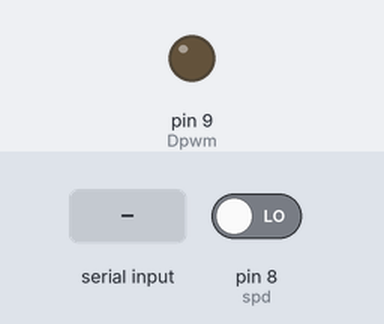
Simulated run of this sketch. Board: Arduino Uno, built with avr-gcc and run on an emulated ATmega328P. On the bench: output pins drawn as LEDs (lit = HIGH). The inputs (shaded band) are chosen by the test bench; at power-on: pin 8 (spd) LOW. What the sketch prints to the serial monitor is not drawn.

Above: at 15.7 s.
15.8 s: byte 30 received over Serial
At 17.0 s:
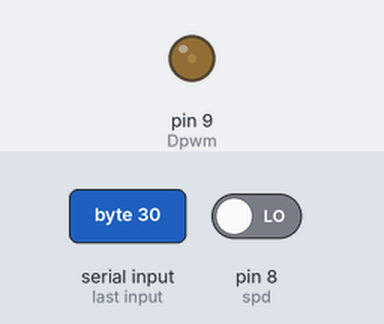
17.3 s: byte 90 received over Serial
At 18.3 s:
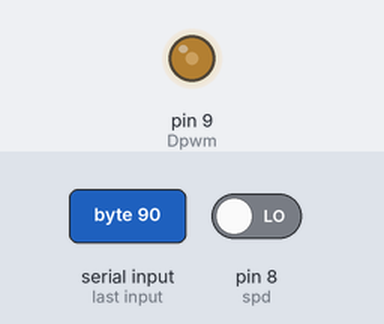
Timing chart, 0 to 20.3 s (numbered marks = the images above; inputs shaded):
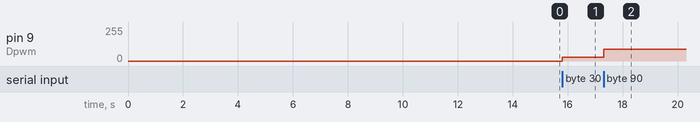

Measured:
- after the input at 15.8 s, pin 9 (Dpwm): 0/255 → 30/255 at once
- after the input at 17.3 s, pin 9 (Dpwm): 30/255 → 90/255 at once

The sketch:

Uno_Server.ino
```cpp
byte drive1;
unsigned long tslr = 0;
int interval_one = 20;
int spd = 8;
int Dpwm = 9;
byte RPM;
float x;
int i;
boolean flag = true;
void setup() {
  delay(10000);
  Serial.begin(115200);
  //Serial1.begin(115200);
  pinMode(spd, INPUT);

  // pinMode(Dpwm, OUTPUT);

}

void loop() {
  if ( Serial.available() ) {
    drive1 = Serial.read();
    analogWrite(Dpwm, drive1);
  }

  int count = 0;
  tslr = millis();
  while ( millis() - tslr < 20)
  {
    if (digitalRead(spd) == HIGH)
    {
      count ++;
      while (digitalRead(spd) == HIGH);
    }
  }

  RPM = count * 2.5;

//  if(flag == true)
//  {
//    delay(240);
//    flag = false;
//  }
  //delay(200);
  Serial.write(RPM);


}
```
